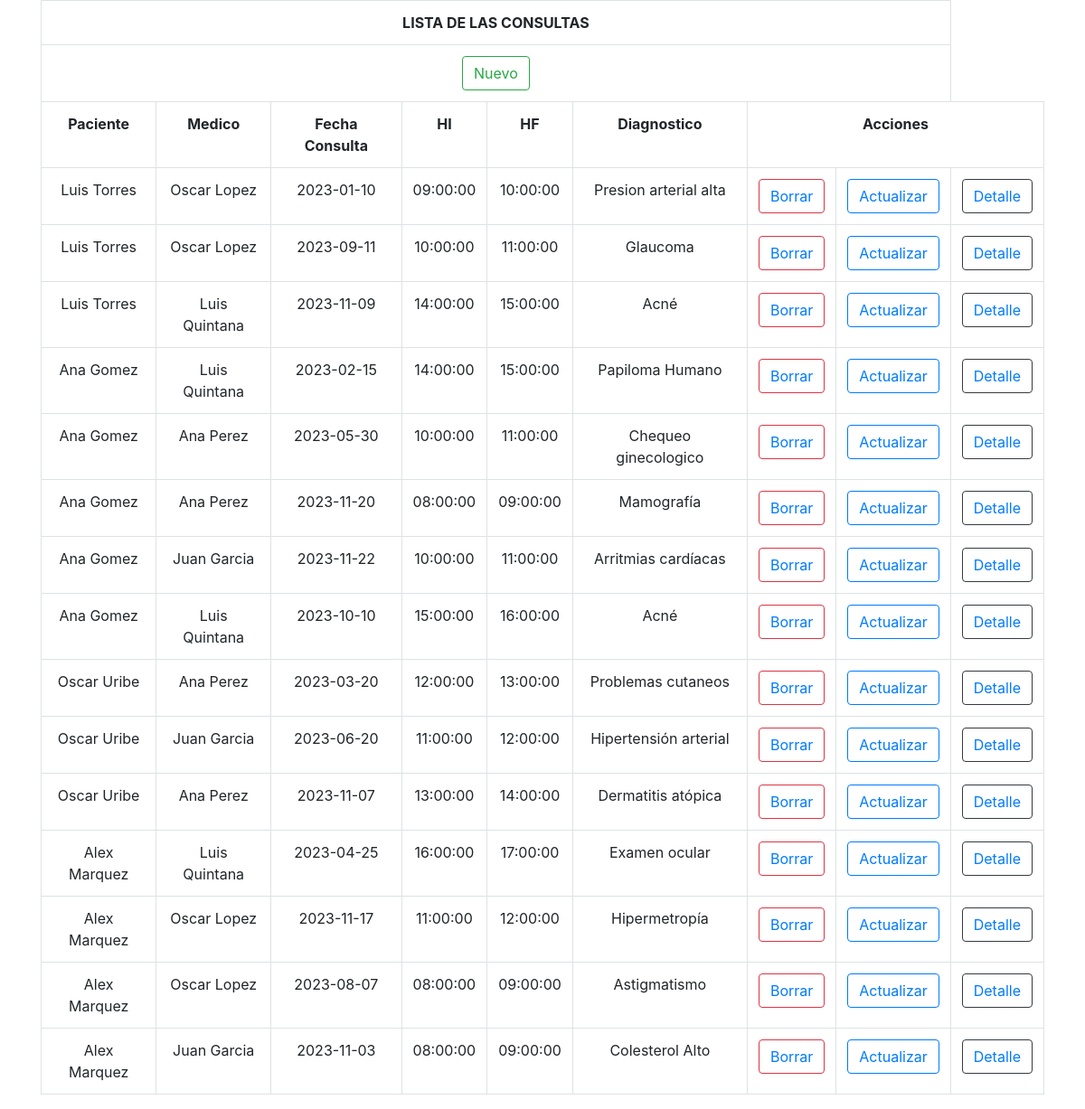
The page /Clases/Consultas/consultas.php on the database its author committed.
### tables this page shows
CREATE TABLE `consultas` (
  `IdConsulta` int(11) NOT NULL,
  `IdMedico` int(11) NOT NULL,
  `IdPaciente` int(11) NOT NULL,
  `FechaConsulta` date NOT NULL,
  `HI` time NOT NULL,
  `HF` time NOT NULL,
  `Diagnostico` text NOT NULL
);

CREATE TABLE `pacientes` (
  `IdPaciente` int(11) NOT NULL,
  `IdUsuario` int(11) NOT NULL,
  `Nombre` varchar(50) NOT NULL,
  `Cedula` int(10) UNSIGNED NOT NULL,
  `Edad` int(10) UNSIGNED NOT NULL,
  `Genero` varchar(50) NOT NULL,
  `Estatura (cm)` int(10) UNSIGNED NOT NULL,
  `Peso (kg)` float UNSIGNED NOT NULL,
  `Foto` varchar(20) NOT NULL
);

CREATE TABLE `medicos` (
  `IdMedico` int(11) NOT NULL,
  `Nombre` varchar(50) NOT NULL,
  `Especialidad` int(11) NOT NULL,
  `IdUsuario` int(11) NOT NULL,
  `Foto` varchar(20) NOT NULL
);

### www/Clases/Consultas/class.Consultas.php (the view, shortened to what this page needs)
<?php
class consulta{
	private $con;
	function __construct($cn){
		$this->con = $cn;
	}
	public function get_list(){
		$d_new = "new/0";
		$d_new_final = base64_encode($d_new);
		$html = '
		<div class="container mt-10">
  <div class="table-responsive">
    <table class="table table-hover table-bordered text-center align-middle">
      <tr>
        <th colspan="8" class="text-center align-middle custom-table-title">LISTA DE LAS CONSULTAS</th>
      </tr>
			<tr>
			<th colspan="8" class="text-center align-middle" ><a class="btn btn-outline-success" href="consultas.php?d=' . $d_new_final . '">Nuevo</a></th>
			</tr>
			<tr>
			    <th>Paciente</th>
				<th>Medico</th>
				<th>Fecha Consulta</th>
				<th>HI</th>
				<th>HF</th>
				<th>Diagnostico</th>
				<th colspan="3">Acciones</th>
			</tr>
			</div>
			</div>';
			$sql = "SELECT c.IdConsulta, p.Nombre as pacientes, m.Nombre as medicos, c.fechaConsulta, c.HI, c.HF, c.diagnostico FROM consultas c, pacientes p, medicos m WHERE c.idPaciente=p.idPaciente AND c.idMedico=m.idMedico;";
		$res = $this->con->query($sql);
		while($row = $res->fetch_assoc()){
			$d_del = "del/" . $row['IdConsulta'];
			$d_del_final = base64_encode($d_del);
			$d_act = "act/" . $row['IdConsulta'];
			$d_act_final = base64_encode($d_act);
			$d_det = "det/" . $row['IdConsulta'];
			$d_det_final = base64_encode($d_det);
			$html .= '
				<tr>
				<td>' . $row['pacientes'] . '</td>
				<td>' . $row['medicos'] . '</td>
				<td>' . $row['fechaConsulta'] . '</td>
				<td>' . $row['HI'] . '</td>
				<td>' . $row['HF'] . '</td>
				<td>' . $row['diagnostico'] . '</td>
					<td><button class="btn btn-outline-danger"><a href="consultas.php?d=' . $d_del_final . '">Borrar</a></button></td>
					<td><button class="btn btn-outline-primary"><a href="consultas.php?d=' . $d_act_final . '">Actualizar</a></button></td>
					<td><button class="btn btn-outline-dark"><a href="consultas.php?d=' . $d_det_final . '">Detalle</a></button></td>
				</tr>';
		}
		$html .= '
		</table>';
		return $html;
	}
}
?>

### www/Clases/Consultas/consultas.php (shortened to what this page needs)
<!DOCTYPE html>
<html lang="en">
<head>
	<link rel="stylesheet" href="https://stackpath.bootstrapcdn.com/bootstrap/4.3.1/css/bootstrap.min.css">
</head>
<body>
	<?php
		include_once("class.Consultas.php");
		$cn = conectar();
		$v = new consulta($cn);
		if(isset($_GET['d'])){
			$dato = base64_decode($_GET['d']);
			$tmp = explode("/", $dato);
			$op = $tmp[0];
			$id = $tmp[1];
			if($op == "del"){
				echo $v->delete_consulta($id);
			}elseif($op == "det"){
				echo $v->get_detail_consulta($id);
			}elseif($op == "new"){
				echo $v->get_form();
			}elseif($op == "act"){
				echo $v->get_form($id);
			}
		}else{
			if(isset($_POST['Guardar']) && $_POST['op']=="new"){
				$v->save_consulta();
			}elseif(isset($_POST['Guardar']) && $_POST['op']=="update"){
				$v->update_consulta();
			}else{
				echo $v->get_list();
			}
		}
		function conectar(){
			$c = new mysqli(SERVER,USER,PASS,BD);
			$c->set_charset("utf8");
			return $c;
		}
	?>
</body>
</html>

### rows shown on the page
consultas: IdPaciente.Nombre "Luis Torres", IdMedico.Nombre "Oscar Lopez", FechaConsulta "2023-01-10", HI "09:00:00", HF "10:00:00", Diagnostico "Presion arterial alta"
consultas: IdPaciente.Nombre "Luis Torres", IdMedico.Nombre "Oscar Lopez", FechaConsulta "2023-09-11", HI "10:00:00", HF "11:00:00", Diagnostico "Glaucoma"
consultas: IdPaciente.Nombre "Luis Torres", IdMedico.Nombre "Luis Quintana", FechaConsulta "2023-11-09", HI "14:00:00", HF "15:00:00", Diagnostico "Acné"
consultas: IdPaciente.Nombre "Ana Gomez", IdMedico.Nombre "Luis Quintana", FechaConsulta "2023-02-15", HI "14:00:00", HF "15:00:00", Diagnostico "Papiloma Humano"
consultas: IdPaciente.Nombre "Ana Gomez", IdMedico.Nombre "Ana Perez", FechaConsulta "2023-05-30", HI "10:00:00", HF "11:00:00", Diagnostico "Chequeo ginecologico"
consultas: IdPaciente.Nombre "Ana Gomez", IdMedico.Nombre "Ana Perez", FechaConsulta "2023-11-20", HI "08:00:00", HF "09:00:00", Diagnostico "Mamografía"
consultas: IdPaciente.Nombre "Ana Gomez", IdMedico.Nombre "Juan Garcia", FechaConsulta "2023-11-22", HI "10:00:00", HF "11:00:00", Diagnostico "Arritmias cardíacas"
consultas: IdPaciente.Nombre "Ana Gomez", IdMedico.Nombre "Luis Quintana", FechaConsulta "2023-10-10", HI "15:00:00", HF "16:00:00", Diagnostico "Acné"
consultas: IdPaciente.Nombre "Oscar Uribe", IdMedico.Nombre "Ana Perez", FechaConsulta "2023-03-20", HI "12:00:00", HF "13:00:00", Diagnostico "Problemas cutaneos"
consultas: IdPaciente.Nombre "Oscar Uribe", IdMedico.Nombre "Juan Garcia", FechaConsulta "2023-06-20", HI "11:00:00", HF "12:00:00", Diagnostico "Hipertensión arterial"
consultas: IdPaciente.Nombre "Oscar Uribe", IdMedico.Nombre "Ana Perez", FechaConsulta "2023-11-07", HI "13:00:00", HF "14:00:00", Diagnostico "Dermatitis atópica"
consultas: IdPaciente.Nombre "Alex Marquez", IdMedico.Nombre "Luis Quintana", FechaConsulta "2023-04-25", HI "16:00:00", HF "17:00:00", Diagnostico "Examen ocular"
consultas: IdPaciente.Nombre "Alex Marquez", IdMedico.Nombre "Oscar Lopez", FechaConsulta "2023-11-17", HI "11:00:00", HF "12:00:00", Diagnostico "Hipermetropía"
consultas: IdPaciente.Nombre "Alex Marquez", IdMedico.Nombre "Oscar Lopez", FechaConsulta "2023-08-07", HI "08:00:00", HF "09:00:00", Diagnostico "Astigmatismo"
consultas: IdPaciente.Nombre "Alex Marquez", IdMedico.Nombre "Juan Garcia", FechaConsulta "2023-11-03", HI "08:00:00", HF "09:00:00", Diagnostico "Colesterol Alto"
